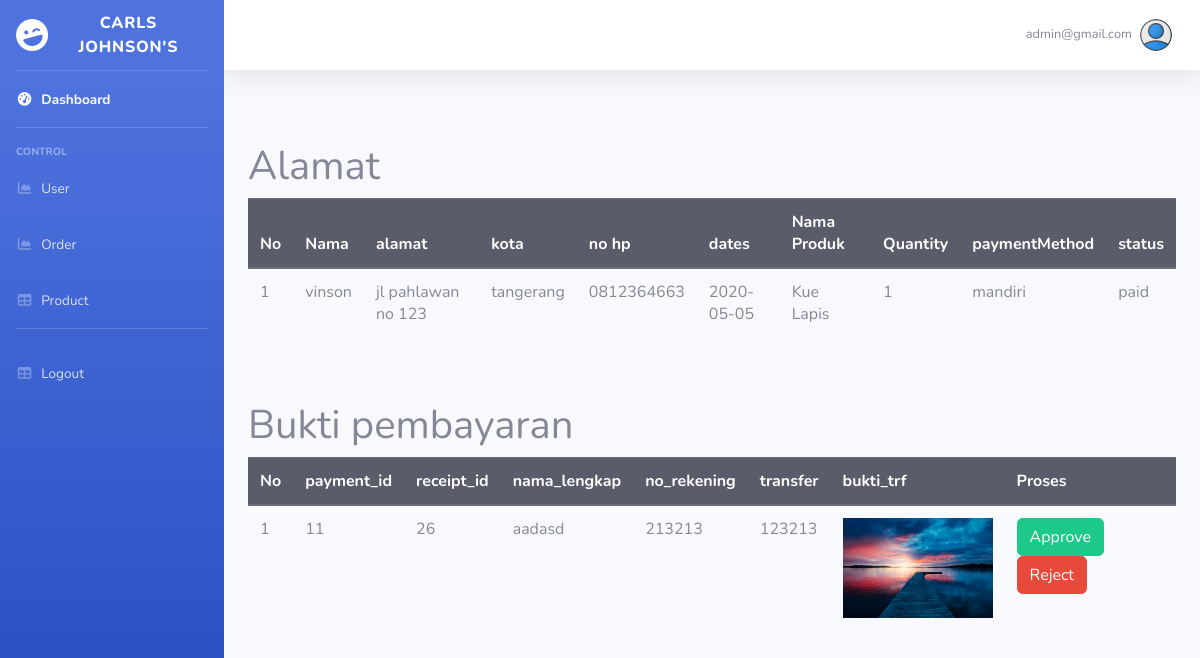
Screenshot of /admin/detail_order.php?id=26 (signed in) with the database file from the repository.
### tables this page shows
CREATE TABLE `users` (
  `id` int(11) NOT NULL,
  `name` varchar(255) NOT NULL,
  `email` varchar(255) NOT NULL,
  `password` varchar(255) NOT NULL,
  `contact` varchar(255) NOT NULL,
  `city` varchar(255) NOT NULL,
  `address` varchar(255) NOT NULL,
  `role` enum('buyer','admin') DEFAULT NULL
);

CREATE TABLE `orders` (
  `order_id` int(11) NOT NULL,
  `order_num` varchar(20) NOT NULL,
  `user_id` int(11) NOT NULL,
  `dates` date NOT NULL,
  `total` int(200) NOT NULL,
  `status` enum('unpaid','paid','approve','reject','delivery') NOT NULL,
  `paymentMethod` enum('bca','mandiri','bni','bri') NOT NULL
);

CREATE TABLE `items` (
  `id` int(11) NOT NULL,
  `name` varchar(255) NOT NULL,
  `quantity` int(11) NOT NULL,
  `price` int(11) NOT NULL,
  `image` varchar(255) NOT NULL
);

CREATE TABLE `users_items` (
  `id` int(11) NOT NULL,
  `order_num` varchar(20) NOT NULL,
  `user_id` int(11) NOT NULL,
  `item_id` int(11) NOT NULL,
  `quantity` int(11) NOT NULL,
  `status` enum('masuk keranjang','Confirmed') DEFAULT NULL
);

CREATE TABLE `pembayaran` (
  `payment_id` int(11) NOT NULL,
  `receipt_id` varchar(100) NOT NULL,
  `nama_lengkap` varchar(100) NOT NULL,
  `no_rekening` int(11) NOT NULL,
  `transfer` int(11) NOT NULL,
  `bukti_trf` varchar(255) NOT NULL
);

### admin/detail_order.php (the view, shortened to what this page needs)
<?php
	require 'master.php';
	require '../conn.php';
		$sql ="SELECT a.order_id,b.name,b.address,b.city,b.address,b.contact,a.dates,a.status,a.paymentMethod, c.quantity,d.name as name_product from users b join orders a on a.user_id = b.id
			join users_items c on c.user_id = b.id
			join items d on c.item_id=d.id WHERE a.order_id = ?
			";
	$hasil = $kunci->prepare($sql);
	$hasil->execute([$_GET['id']]);
	$sql2 ="SELECT * from pembayaran where receipt_id = ?";
	$payment = $kunci->prepare($sql2);
	$payment->execute([$_GET['id']]);
 ?>
<div class="container">
<br><br>
<h1>Alamat</h1>
<table class="table">
  <thead class="thead-dark">
    <tr>
    	<th scope="col">No</th>
      <th scope="col">Nama</th>
      <th scope="col">alamat</th>
      <th scope="col">kota</th>
      <th scope="col">no hp</th>
      <th scope="col">dates</th>
      <th scope="col">Nama Produk</th>
      <th scope="col">Quantity</th>
      <th scope="col">paymentMethod</th>
      <th scope="col">status</th>
    </tr>
  </thead>
  <tbody>
   <?php
	$i = 0;
	while($data =$hasil->fetch()):
		$i++;?>
	<tr>
		<td><?= $i;?></td>
		<td><?= $data['name'];?></td>
		<td><?= $data['address'];?></td>
		<td><?= $data['city'];?></td>
		<td><?= $data['contact'];?></td>
		<td><?= $data['dates'];?></td>
		<td><?= $data['name_product'];?></td>
		<td><?= $data['quantity'];?></td>
		<td><?= $data['paymentMethod'];?></td>
		<td><?= $data['status'];?></td>
	</tr>
	<?php break; ?>
<?php endwhile; ?>
  </tbody>
</table>
<br><br>
<h1>Bukti pembayaran</h1>
<table class="table">
  <thead class="thead-dark">
    <tr>
    	<th scope="col">No</th>
      <th scope="col">payment_id</th>
      <th scope="col">receipt_id</th>
      <th scope="col">nama_lengkap</th>
      <th scope="col">no_rekening</th>
      <th scope="col">transfer</th>
      <th scope="col">bukti_trf</th>
      <th scope="col">Proses</th>
    </tr>
  </thead>
  <tbody>
   <?php
	$i = 0;
	while($data2 =$payment->fetch()):
		$i++;?>
	<tr>
		<td><?= $i;?></td>
		<td><?= $data2['payment_id'];?></td>
		<td><?= $data2['receipt_id'];?></td>
		<td><?= $data2['nama_lengkap'];?></td>
		<td><?= $data2['no_rekening'];?></td>
		<td><?= $data2['transfer'];?></td>
		<td><img id="photo" src="<?= "../".$data2['bukti_trf'];?>"height="100px"></td>
	<?php  if($data['status'] !="delivery" && $data['status'] !="reject"):?>
		<td>
			<a class="btn btn-success" href="approve_order.php?id=<?= $data['order_id']; ?>">Approve</a>
			<a class="btn btn-danger" href="reject_order.php?id=<?= $data['order_id']; ?>">Reject</a>
		</td>
	<?php endif; ?>
	</tr>
	<?php break; ?>
<?php endwhile; ?>
  </tbody>
</table>
</div>

### admin/master.php (shortened to what this page needs)
<head>
  <link href="vendor/fontawesome-free/css/all.min.css" rel="stylesheet" type="text/css">
  <link href="../css/dashbord_admin.css" rel="stylesheet">
</head>
<body id="page-top">
  <div id="wrapper">
    <ul class="navbar-nav bg-gradient-primary sidebar sidebar-dark accordion" id="accordionSidebar">
      <a class="sidebar-brand d-flex align-items-center justify-content-center" href="index.html">
        <div class="sidebar-brand-icon rotate-n-15">
          <i class="fas fa-laugh-wink"></i>
        </div>
        <div class="sidebar-brand-text mx-3">CARLS JOHNSON'S</div>
      </a>
      <hr class="sidebar-divider my-0">
      <li class="nav-item active">
        <a class="nav-link" href="dashboard.php">
          <i class="fas fa-fw fa-tachometer-alt"></i>
          <span>Dashboard</span></a>
      </li>
      <hr class="sidebar-divider d-none d-md-block">
      <div class="sidebar-heading">
        Control
      </div>
      <li class="nav-item">
        <a class="nav-link" href="users.php">
          <i class="fas fa-fw fa-chart-area"></i>
          <span>User</span></a>
      </li>
      <li class="nav-item">
        <a class="nav-link" href="order.php">
          <i class="fas fa-fw fa-chart-area"></i>
          <span>Order</span></a>
      </li>
      <li class="nav-item">
        <a class="nav-link" href="product.php">
          <i class="fas fa-fw fa-table"></i>
          <span>Product</span></a>
      </li>
      <hr class="sidebar-divider d-none d-md-block">
        <li class="nav-item">
        <a class="nav-link" href="../logout.php">
          <i class="fas fa-fw fa-table"></i>
          <span>Logout</span></a>
      </li>
    </ul>
    <div id="content-wrapper" class="d-flex flex-column">
      <div id="content">
        <nav class="navbar navbar-expand navbar-light bg-white topbar mb-4 static-top shadow">
          <ul class="navbar-nav ml-auto">
            <li class="nav-item dropdown no-arrow">
              <a class="nav-link dropdown-toggle" href="#" id="userDropdown" role="button" data-toggle="dropdown" aria-haspopup="true" aria-expanded="false">
                <span class="mr-2 d-none d-lg-inline text-gray-600 small"><?php echo $_SESSION['email']; ?></span>
                <img class="img-profile rounded-circle" src="../img/interface.png">
              </a>
            </li>
          </ul>
        </nav>
</body>

### rows the page displays
users: name "vinson", address "jl pahlawan no 123", city "tangerang", contact "0812364663", orders.dates "2020-05-05", items.name "Kue Lapis", users_items.quantity "1", orders.paymentMethod "mandiri", orders.status "paid"
pembayaran: payment_id "11", receipt "26", nama_lengkap "aadasd", no_rekening "213213", transfer "123213", bukti_trf (picture)

### other values shown
$_SESSION['email'] "admin@gmail.com"
